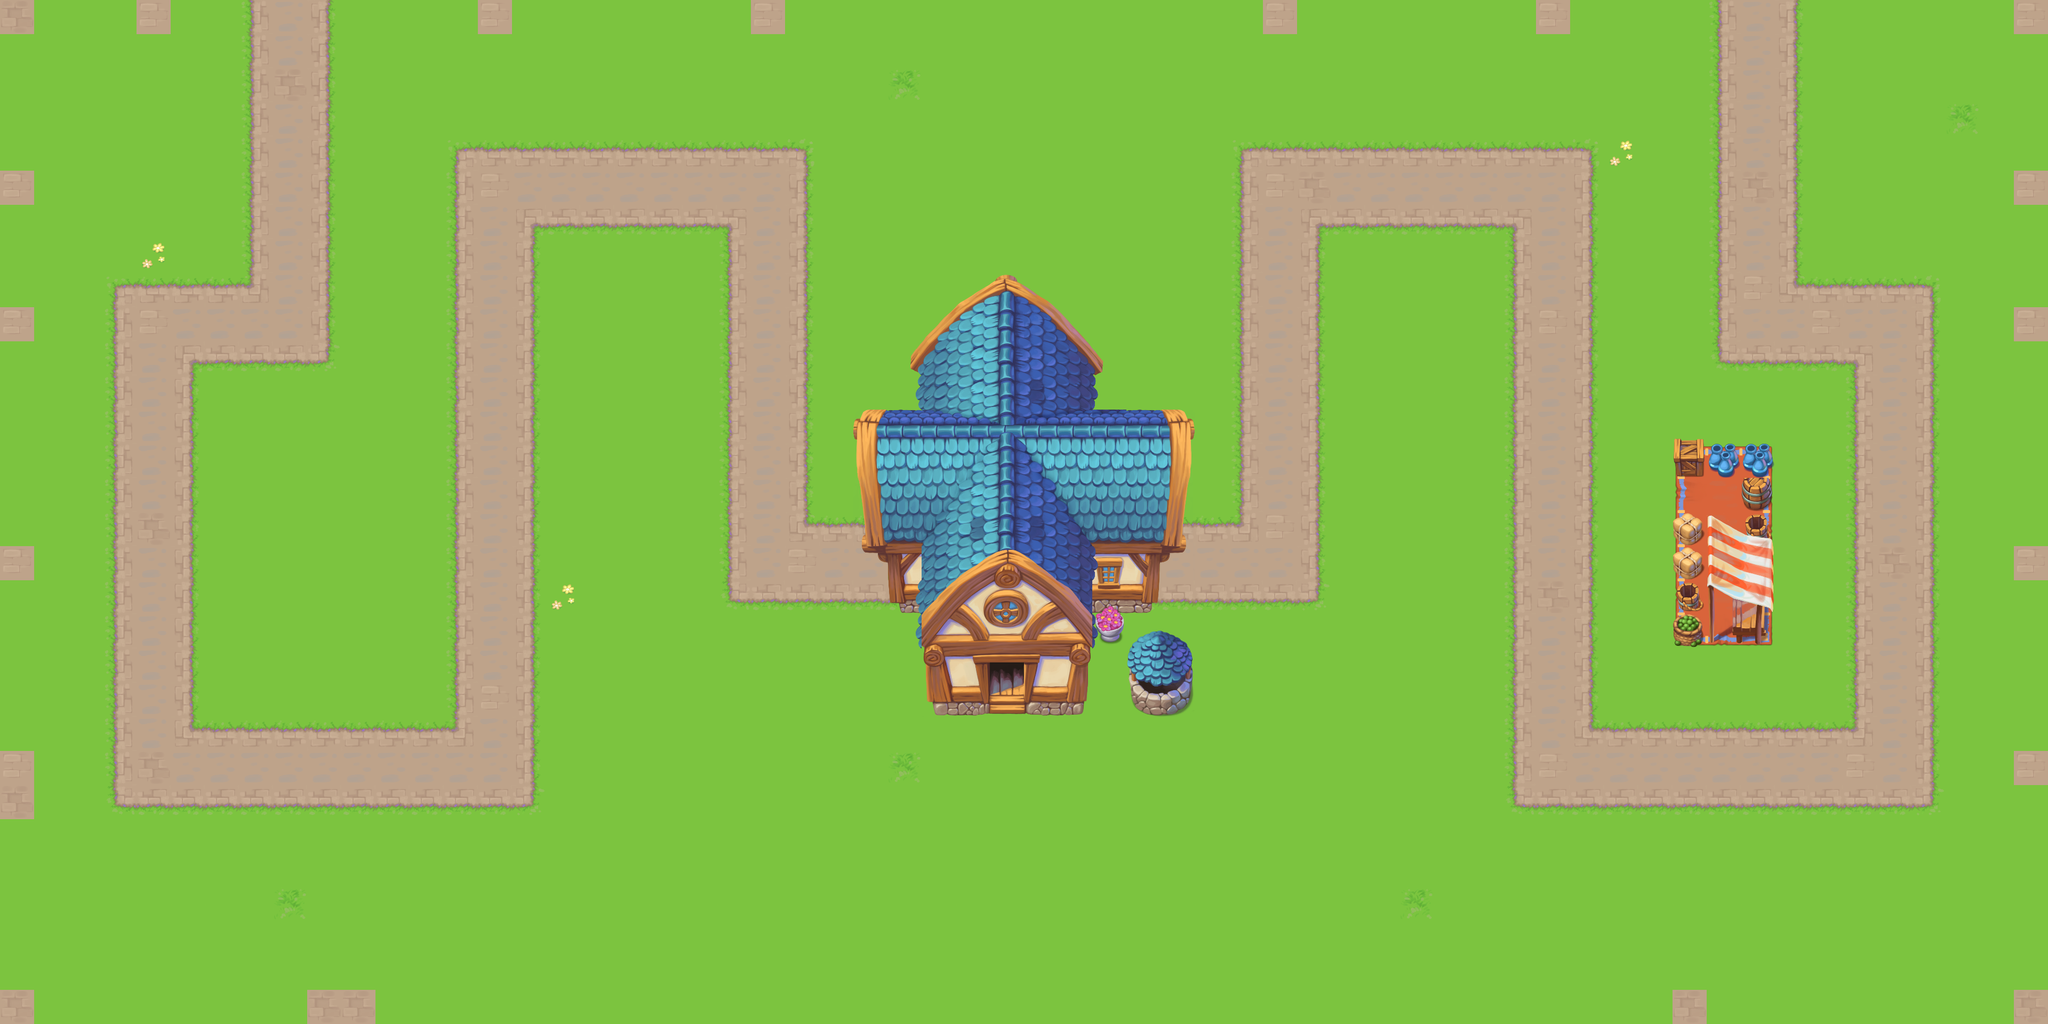

Rendered tile map (Tiled .tmx) drawn with the repository's tilesets; below, a short description and the map source with its tile grids summarised:
An orthogonal 60x30 tile map with 64x64 px tiles, 5 tile layers (Kollisionsmatrix, weg, gebäude, deko, ...), 2 tilesets.

<map version="1.2" tiledversion="1.2.4" orientation="orthogonal" renderorder="right-down" width="60" height="30" tilewidth="64" tileheight="64" infinite="0" nextlayerid="10" nextobjectid="1">
 <tileset firstgid="1" source="Town@64x64.tsx" />
 <tileset firstgid="257" name="Collision" tilewidth="64" tileheight="64" tilecount="3" columns="0">
  <grid orientation="orthogonal" width="1" height="1" />
  <tile id="0">
   <properties>
    <property name="buildableByPlayer" type="int" value="0" />
   </properties>
   <image width="64" height="64" source="BuildableByPlayerTwo.png" />
  </tile>
  <tile id="1">
   <properties>
    <property name="buildableByPlayer" type="int" value="-1" />
   </properties>
   <image width="64" height="64" source="NotBuildable.png" />
  </tile>
  <tile id="2">
   <properties>
    <property name="buildableByPlayer" type="int" value="1" />
   </properties>
   <image width="64" height="64" source="BuildableByPlayerOne.png" />
  </tile>
 </tileset>
 <layer id="9" name="Kollisionsmatrix" width="60" height="30">
  <data>[1800 cells, 1800 non-empty, 3 distinct tile ids]</data>
 </layer>
 <layer id="1" name="weg" width="60" height="30">
  <data>[1800 cells, 1800 non-empty, 18 distinct tile ids]</data>
 </layer>
 <layer id="6" name="gebäude" width="60" height="30">
  <data>[1800 cells, 134 non-empty, 97 distinct tile ids]</data>
 </layer>
 <layer id="7" name="deko" width="60" height="30">
  <data>[1800 cells, 15 non-empty, 12 distinct tile ids]</data>
 </layer>
 <layer id="8" name="moar deko" width="60" height="30">
  <data>[1800 cells, 8 non-empty, 8 distinct tile ids]</data>
 </layer>
</map>
